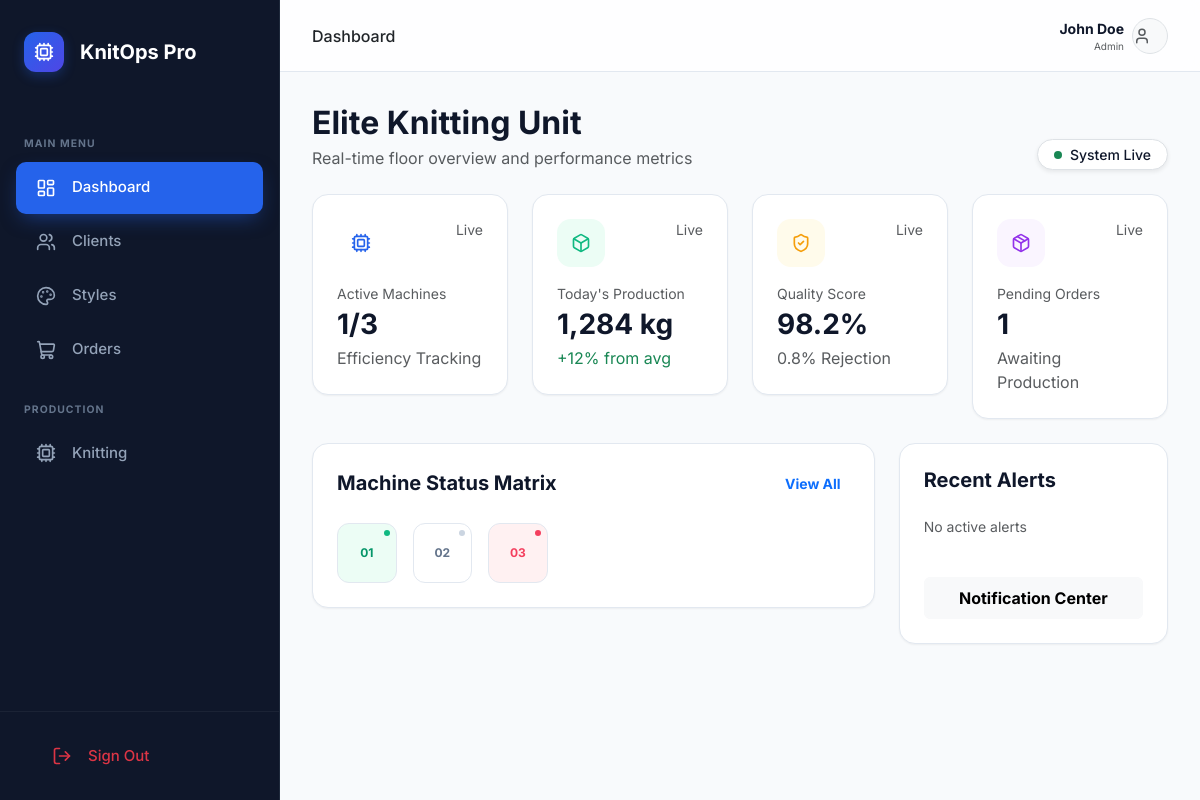
/dashboard.php (signed in), run on the app's committed database.
### tables this page shows
CREATE TABLE IF NOT EXISTS machines (
    id VARCHAR(10) PRIMARY KEY,
    status ENUM('running', 'idle', 'error') DEFAULT 'idle',
    current_job_id VARCHAR(50),
    efficiency DECIMAL(5,2) DEFAULT 0.00,
    last_alert VARCHAR(255),
    FOREIGN KEY (current_job_id) REFERENCES orders(id)
);

### dashboard.php (the view, shortened to what this page needs)
<?php
include 'header.php';
$active_machines = $pdo->query("SELECT COUNT(*) FROM machines WHERE status = 'running'")->fetchColumn();
$total_machines = $pdo->query("SELECT COUNT(*) FROM machines")->fetchColumn();
$pending_orders = $pdo->query("SELECT COUNT(*) FROM orders WHERE status = 'Pending'")->fetchColumn();
?>
<div class="d-flex justify-content-between align-items-end mb-4">
    <div>
        <h2 class="fw-bold mb-1">Elite Knitting Unit</h2>
        <p class="text-muted mb-0">Real-time floor overview and performance metrics</p>
    </div>
    <div class="bg-white border rounded-pill px-3 py-1 d-flex align-items-center gap-2 shadow-sm">
        <div class="rounded-circle bg-success" style="width: 8px; height: 8px;"></div>
        <span class="small fw-medium">System Live</span>
    </div>
</div>
<div class="row g-4 mb-4">
    <div class="col-md-3">
        <div class="stat-card">
            <div class="d-flex justify-content-between mb-3">
                <div class="icon-bg bg-blue-light" style="background-color: var(--blue-50); color: var(--blue-600); width: 48px; height: 48px; border-radius: 14px; display: flex; align-items: center; justify-content: center;">
                    <i data-lucide="cpu" style="width: 20px;"></i>
                </div>
                <span class="text-muted small">Live</span>
            </div>
            <p class="text-muted small mb-1">Active Machines</p>
            <h3 class="fw-bold mb-1"><?php echo $active_machines; ?>/<?php echo $total_machines; ?></h3>
            <p class="text-muted x-small mb-0">Efficiency Tracking</p>
        </div>
    </div>
    <div class="col-md-3">
        <div class="stat-card">
            <div class="d-flex justify-content-between mb-3">
                <div class="icon-bg" style="background-color: #ecfdf5; color: #10b981; width: 48px; height: 48px; border-radius: 14px; display: flex; align-items: center; justify-content: center;">
                    <i data-lucide="box" style="width: 20px;"></i>
                </div>
                <span class="text-muted small">Live</span>
            </div>
            <p class="text-muted small mb-1">Today's Production</p>
            <h3 class="fw-bold mb-1">1,284 kg</h3>
            <p class="text-success x-small mb-0">+12% from avg</p>
        </div>
    </div>
    <div class="col-md-3">
        <div class="stat-card">
            <div class="d-flex justify-content-between mb-3">
                <div class="icon-bg" style="background-color: #fffbeb; color: #f59e0b; width: 48px; height: 48px; border-radius: 14px; display: flex; align-items: center; justify-content: center;">
                    <i data-lucide="shield-check" style="width: 20px;"></i>
                </div>
                <span class="text-muted small">Live</span>
            </div>
            <p class="text-muted small mb-1">Quality Score</p>
            <h3 class="fw-bold mb-1">98.2%</h3>
            <p class="text-muted x-small mb-0">0.8% Rejection</p>
        </div>
    </div>
    <div class="col-md-3">
        <div class="stat-card">
            <div class="d-flex justify-content-between mb-3">
                <div class="icon-bg" style="background-color: #faf5ff; color: #9333ea; width: 48px; height: 48px; border-radius: 14px; display: flex; align-items: center; justify-content: center;">
                    <i data-lucide="package" style="width: 20px;"></i>
                </div>
                <span class="text-muted small">Live</span>
            </div>
            <p class="text-muted small mb-1">Pending Orders</p>
            <h3 class="fw-bold mb-1"><?php echo $pending_orders; ?></h3>
            <p class="text-muted x-small mb-0">Awaiting Production</p>
        </div>
    </div>
</div>
<div class="row g-4">
    <div class="col-lg-8">
        <div class="table-container p-4">
            <div class="d-flex justify-content-between align-items-center mb-4">
                <h5 class="fw-bold mb-0">Machine Status Matrix</h5>
                <a href="knitting.php" class="btn btn-link btn-sm text-decoration-none fw-bold">View All</a>
            </div>
            <div style="display: grid; grid-template-columns: repeat(auto-fill, minmax(56px, 1fr)); gap: 1rem;">
                <?php
                $machines = $pdo->query("SELECT * FROM machines ORDER BY id ASC")->fetchAll();
                foreach ($machines as $machine) {
                    $status_class = $machine['status'];
                    echo "<div class='machine-box $status_class' style='aspect-ratio: 1; border-radius: 12px; border: 1px solid var(--slate-200); display: flex; align-items: center; justify-content: center; font-size: 0.75rem; font-weight: 700; position: relative; background-color: " . ($status_class == 'running' ? '#ecfdf5' : ($status_class == 'error' ? '#fff1f2' : 'white')) . "; color: " . ($status_class == 'running' ? '#059669' : ($status_class == 'error' ? '#f43f5e' : '#64748b')) . ";'>
                            " . str_replace('M-', '', $machine['id']) . "
                            <div style='position: absolute; top: 6px; right: 6px; width: 6px; height: 6px; border-radius: 50%; background-color: " . ($status_class == 'running' ? '#10b981' : ($status_class == 'error' ? '#f43f5e' : '#cbd5e1')) . ";'></div>
                          </div>";
                }
                ?>
            </div>
        </div>
    </div>
    <div class="col-lg-4">
        <div class="table-container p-4">
            <h5 class="fw-bold mb-4">Recent Alerts</h5>
            <div class="d-flex flex-column gap-3">
                <?php
                $alerts = $pdo->query("SELECT * FROM machines WHERE last_alert IS NOT NULL LIMIT 5")->fetchAll();
                if (empty($alerts)) {
                    echo "<p class='text-muted small'>No active alerts</p>";
                }
                ?>
            </div>
            <button class="btn btn-light w-100 mt-4 py-2 small fw-bold">Notification Center</button>
        </div>
    </div>
</div>
<?php include 'footer.php'; ?>

### header.php (style rules this page uses)
:root { --slate-50: #f8fafc; --slate-100: #f1f5f9; --slate-200: #e2e8f0; --slate-300: #cbd5e1; --slate-400: #94a3b8; --slate-500: #64748b; --slate-600: #475569; --slate-700: #334155; --slate-800: #1e293b; --slate-900: #0f172a; --blue-600: #2563eb; --blue-700: #1d4ed8; --emerald-500: #10b981; --rose-500: #f43f5e; --amber-500: #f59e0b; --radius-md: 0.75rem; --radius-lg: 1rem; --radius-xl: 1.5rem; --shadow-sm: 0 1px 2px 0 rgb(0 0 0 / 0.05); --shadow-md: 0 4px 6px -1px rgb(0 0 0 / 0.1), 0 2px 4px -2px rgb(0 0 0 / 0.1); }
body { font-family: 'Inter', system-ui, sans-serif; background-color: var(--slate-50); color: var(--slate-900); overflow: hidden; height: 100vh; margin: 0; }
.stat-card { background: white; border: 1px solid var(--slate-200); border-radius: var(--radius-lg); padding: 1.5rem; box-shadow: var(--shadow-sm); }
.table-container { background: white; border: 1px solid var(--slate-200); border-radius: var(--radius-lg); overflow: hidden; box-shadow: var(--shadow-sm); }

### data on the page
machines: id "01"
machines: id "02"
machines: id "03"

### other printed values
str_replace('.php', '', basename($_SERVER['PHP_SELF'])) "Dashboard"
$_SESSION['user_name'] "John Doe"
$_SESSION['user_role'] "Admin"
$active_machines "1"
$total_machines "3"
$pending_orders "1"
